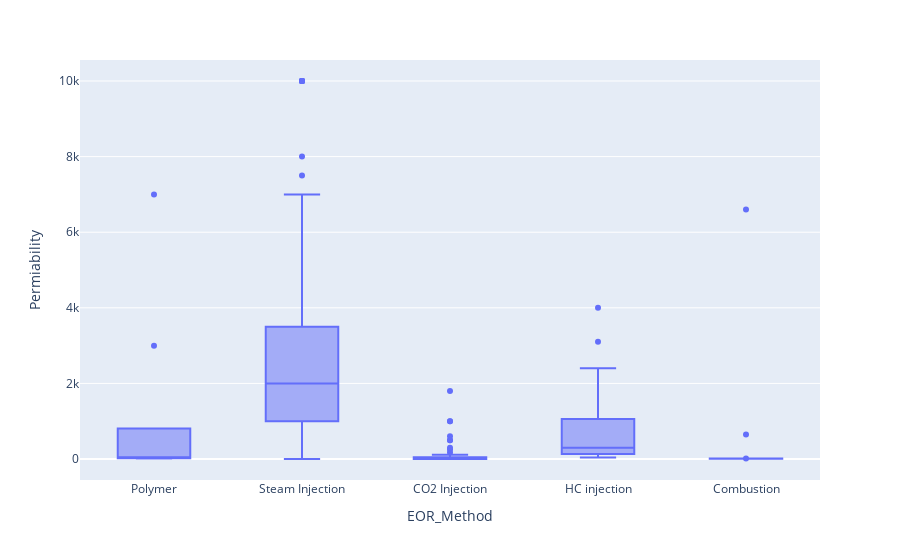

Write notebook code for a chart like this one.
### Markdown cell above
Boxplots of the categorical variable EOR method vs its feature variables are shown as follows:

### Code cell
px.box(data, x="EOR_Method", y="Permiability")

### Figure 1 — Plotly figure (JSON) as saved in the notebook; plotly's stock layout.template omitted (floating-point values rounded to 4 significant figures; data arrays with more than 128 entries replaced by an {"elided": "..."} marker saying what was removed)
{"data": [{"alignmentgroup": "True", "hovertemplate": "EOR_Method=%{x}<br>Permiability=%{y}<extra></extra>", "legendgroup": "", "marker": {"color": "#636efa"}, "name": "", "notched": false, "offsetgroup": "", "orientation": "v", "showlegend": false, "type": "box", "x": {"elided": "203 str values"}, "x0": " ", "xaxis": "x", "y": {"elided": "203 float values"}, "y0": " ", "yaxis": "y"}], "layout": {"boxmode": "group", "legend": {"tracegroupgap": 0}, "margin": {"t": 60}, "xaxis": {"anchor": "y", "domain": [0, 1], "title": {"text": "EOR_Method"}}, "yaxis": {"anchor": "x", "domain": [0, 1], "title": {"text": "Permiability"}}}}
